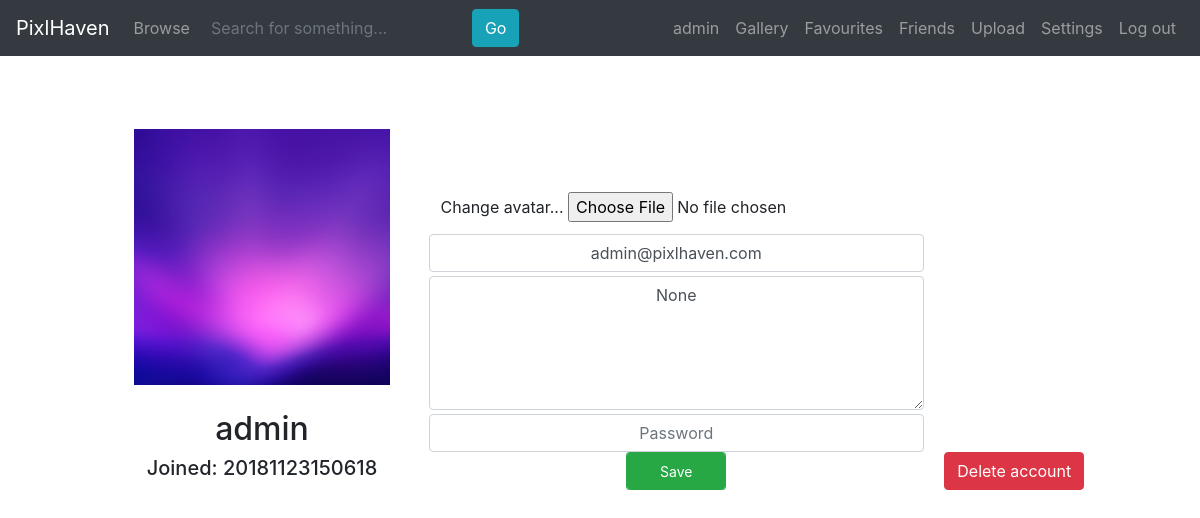
Page /settings (signed in) on the committed database.
### tables this page shows
CREATE TABLE users (
            username TEXT NOT NULL,
            password TEXT NOT NULL,
            email TEXT NOT NULL,
            date_joined TEXT NOT NULL,
            rank INTEGER DEFAULT 0,
            description TEXT,
            PRIMARY KEY (username)
        );

### main.py (the view)
@app.route('/settings', methods=['GET', 'POST'])
def settings():
    if not logged_in():
        return redirect(url_for('login'))
    user = get_user()
    message = None
    if request.method == 'POST':
        username = user['username']
        if not bcrypt.checkpw(request.form['password'].encode('utf-8'), user['password'].encode('utf-8')):
            message = "Incorrect password."
        else:
            database.update_user(username, user['password'], request.form['email'], request.form['description'])
            message = "Changes saved successfully."
            if 'image' not in request.files:
                message = 'File not found.'
            else:
                file = request.files['image']
                if file.filename == '':
                    message = 'Invalid file name.'
                else:
                    extension = os.path.splitext(file.filename)[1]
                    if extension not in ['.png', '.jpg', '.jpeg']:
                        message = 'Invalid file type.'
                    else:
                        file.save(app.config['upload_folder'] + username + '/' + username + '.png')
                        user = get_user()
    else:
        request.form.email = user['email']
        request.form.description = user['description']
    return render_template('settings.html', pagetitle='Settings', user=user, message=message)

### database.py (called while the page is built)
def get_user(username):
    table_get_user = 'SELECT username, password, email, date_joined, rank, description FROM users WHERE username = ?;'
    conn = sqlite3.connect(db_file)
    cur = conn.cursor()
    cur.execute(table_get_user, [username])
    u = cur.fetchone()
    cur.close()
    conn.commit()
    conn.close()
    if not u:
        return None
    return {
        'username': u[0],
        'password': u[1],
        'email': u[2],
        'date_joined': u[3],
        'rank': u[4],
        'description': u[5]
    }

### main.py (called while the page is built)
def get_formatted_time(etime):
    return datetime.utcfromtimestamp(etime).strftime('%H:%M %d-%m-%Y')

def get_epoch_time(ftime):
    return time.mktime(time.strptime(ftime, '%Y%m%d%H%M%S'))

def logged_in():
    return 'username' in session

### templates/settings.html (shortened to what this page needs)
{% extends 'base.html' %}
{% block content %}
<div class="centre">
    <div class="settings-centre row">
        <div class="avatar avatar-big col">
            <img src="{{ user['avatar'] }}">
        </div>
        <div class="col">
            <h2>{{ user['username'] }}</h2>
            <h5>Joined: {{ user['date_joined'] }}</h5>
        </div>
    </div>
    <form class="settings-centre" enctype="multipart/form-data" method="POST">
        <label>Change avatar... <input name="image" type="file"></label>
        <input class="form-control form-text text-center" name="email" placeholder="E-mail" type="email" value="{{ request.form.email }}" required>
        <textarea class="form-control form-text text-center" cols="64" name="description" placeholder="Description" rows="5">{{ request.form.description }}</textarea>
        <input class="form-control form-text text-center" name="password" placeholder="Password" type="password" value="{{ request.form.password }}" required>
        <button class="btn btn-sm btn-success form-control" style="max-width: 100px;" type="submit">Save</button>
    </form>
    <a href="{{ url_for('remove_user', urluser=user['username']) }}"><button class="btn btn-danger">Delete account</button></a>
</div>
{% endblock %}

### templates/base.html (shortened to what this page needs)
<!DOCTYPE html>
<html>
	<head>
		<link rel="stylesheet" href="https://stackpath.bootstrapcdn.com/bootstrap/4.1.3/css/bootstrap.min.css">
		<link rel="stylesheet" href="{{ url_for('static', filename='css/base.css') }}">
	</head>
	<body>
		<nav class="navbar navbar-expand-lg navbar-dark bg-dark">
			<a class="navbar-brand" href="{{ url_for('home') }}">PixlHaven</a>
			<div class="collapse navbar-collapse" id="navbarSupportedContent">
				<ul class="navbar-nav mr-auto">
					<a class="nav-link" href="{{ url_for('browse') }}">Browse</a>
					<form class="navbar-form navbar-left form-inline my-2 my-lg-0" action="/search/" method="post" name="form">
						<div class="form-group">
							<input type="text" class="btn-dark form-search form-control" name="search" id="search" placeholder="Search for something...">
						</div>
						<button type="submit" name="submit" id="submit" class="btn btn-info">Go</button>
					</form>
				</ul>
				<ul class="navbar-nav">
					{% if user %}
					<a class="nav-link" href="{{ url_for('user', urluser=user['username']) }}">{{ user['username'] }}</a>
					<a class="nav-link" href="{{ url_for('gallery', urluser=user['username']) }}">Gallery</a>
					<a class="nav-link" href="{{ url_for('favourites', urluser=user['username']) }}">Favourites</a>
					<a class="nav-link" href="{{ url_for('friends', urluser=user['username']) }}">Friends</a>
					<a class="nav-link" href="{{ url_for('upload') }}">Upload</a>
					<a class="nav-link" href="{{ url_for('settings') }}">Settings</a>
					<a class="nav-link" href="{{ url_for('logout') }}">Log out</a>
					{% else %}
					<a class="nav-link" href="{{ url_for('login') }}">Log in</a>
					<a class="nav-link" href="{{ url_for('register') }}">Register</a>
					{% endif %}
				</ul>
			</div>
		</nav>
		<main role="main" class="container">
			{% block content %}
			{% endblock %}
		</main>
	</body>
</html>

### static/css/base.css (style rules this page uses)
main { margin: 32px }
.avatar { margin: 25px auto; overflow: hidden; position: relative; }
.avatar img { height: 100%; left: 50%; position: absolute; top: 50%; transform: translate(-50%, -50%); }
.avatar-big { height: 256px; width: 256px; }
.centre { text-align: center; }
.settings-centre { display: inline-block; margin: 8px; max-width: 511px; padding: 8px; }

### rows in the picture
users: username "admin", date_joined "20181123150618", email "admin@pixlhaven.com"
